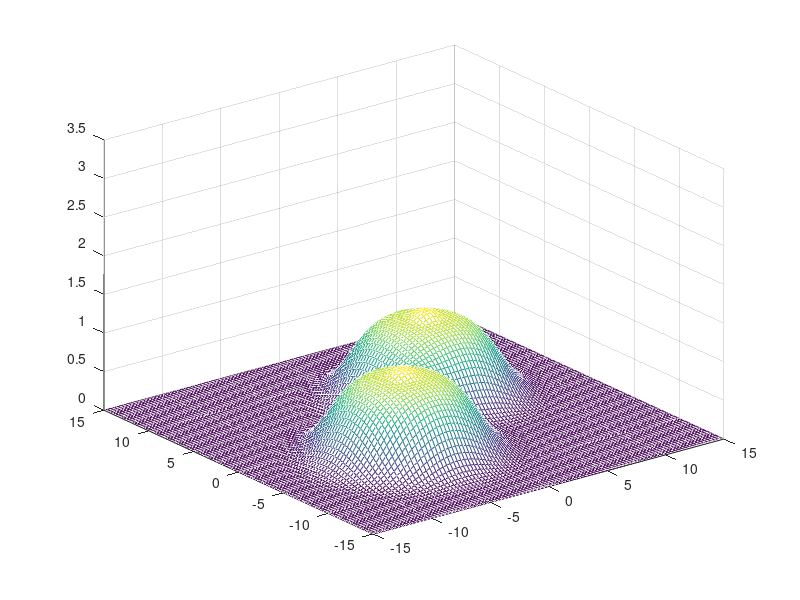

Recreate this plot in MATLAB.
% x = [0 :100]
% y =[0:100]
close all
clc
clear
x = linspace(-15,15,100);   %%% Setting the range to [-1 1]
y = linspace(-15,15,100);

[x,y]=meshgrid(x,y);
N1 = ((x+4).^2 + (y+4).^2 ).^2;
N2 = ((x-4).^2 + (y-4).^2 ).^2;

z = exp(-N1./1000)+exp(-N2./1000) +(0.1).*(exp(-N1./1)+exp(-N2./1));
% [~,index]= max(z)
% plot3(x,y,z)
mesh(x,y,z)
%s = surf(x,y,z)
%s.EdgeColor='none'
zlim([0 3.5])